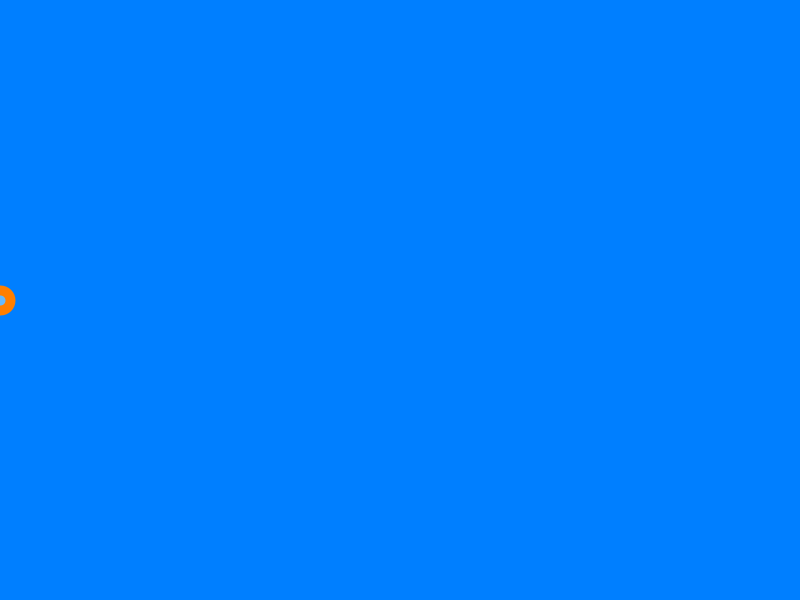
Frame 1 (no input)
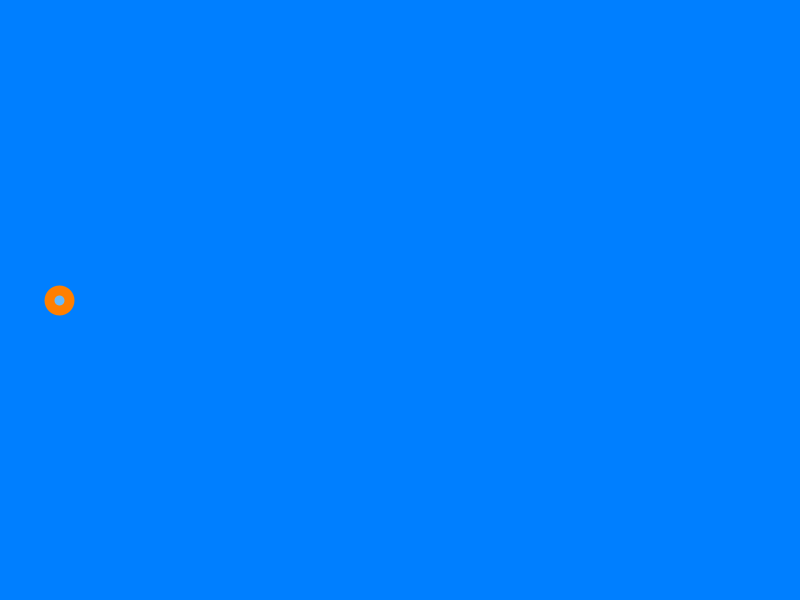
Frame 60 (the mouse pressed at the canvas centre just before this capture)
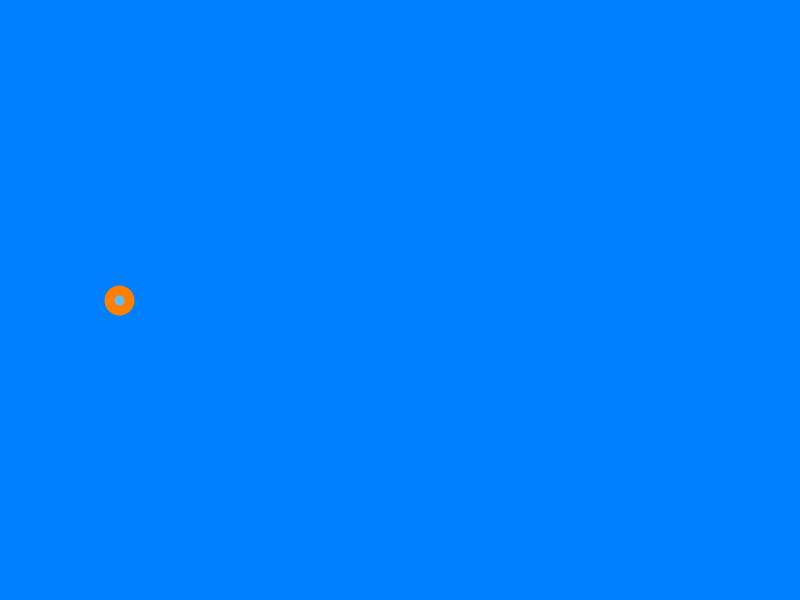
Frame 120 (the mouse held since frame 60 and released just before this capture)

The Processing sketch that drew these frames (run headless with seeded random() and noise(); from frame 60 on, the mouse is pressed at the canvas centre):

// Processing sketch: HelloWorld02
// ── HelloWorld02.pde
float x = 0;

void setup() {
  size(800, 600);
  ellipseMode(CENTER);
}

void draw() {
  background(0, 127, 255);
  stroke(255, 127, 0);
  strokeWeight(10);
  fill(100, 186, 255);
  ellipse(x++, height/2, 20, 20);
}
